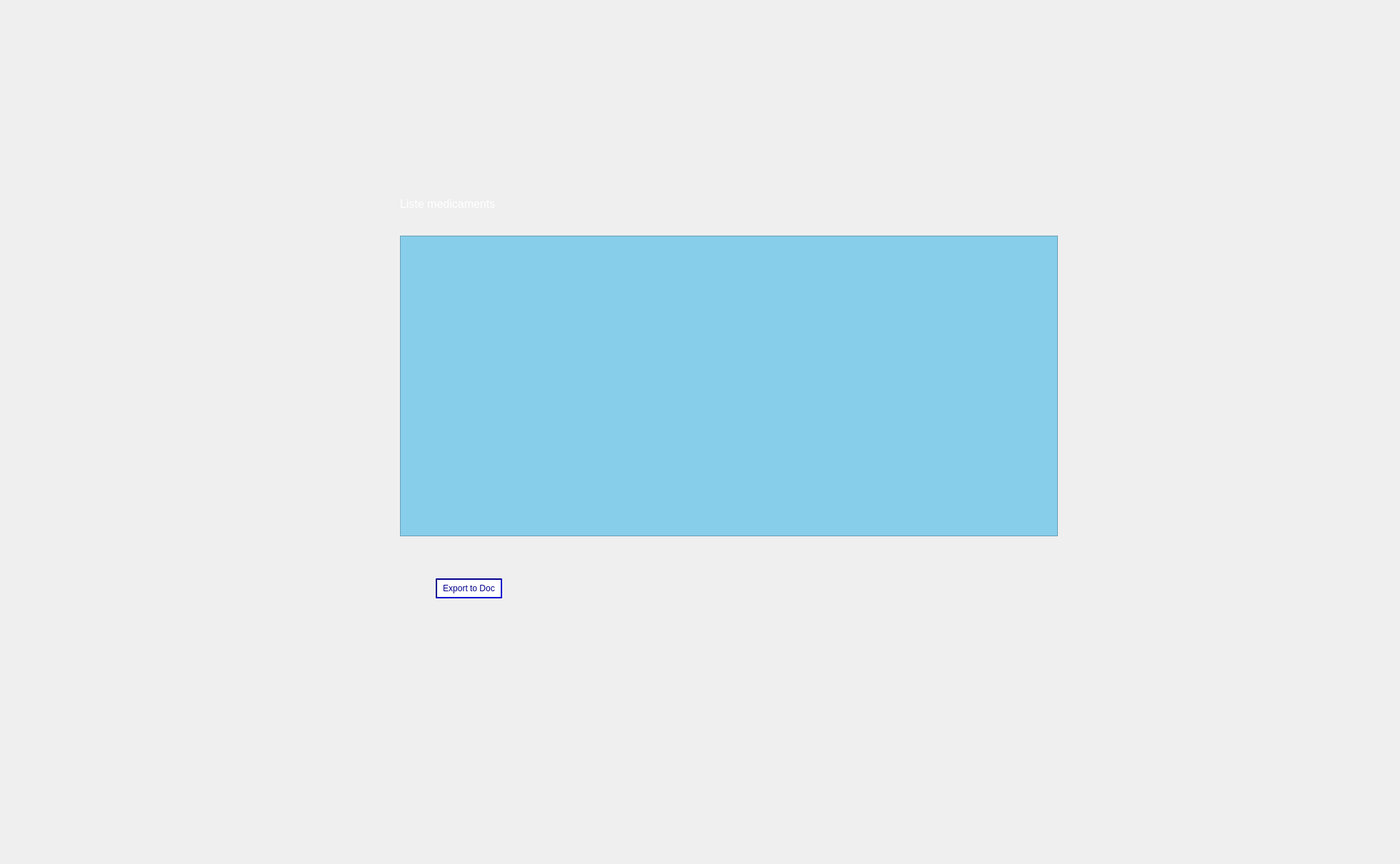
      <widget class="QWidget" name="tab_4">
       <attribute name="title">
        <string>Afficher medicaments</string>
       </attribute>
       <widget class="QLabel" name="label_9">
        <property name="geometry">
         <rect>
          <x>0</x>
          <y>-10</y>
          <width>1951</width>
          <height>1201</height>
         </rect>
        </property>
        <property name="text">
         <string/>
        </property>
        <property name="pixmap">
         <pixmap>../../Desktop/2A/Projet_C++/smart.jpg</pixmap>
        </property>
       </widget>
       <widget class="QTableView" name="table_medicament">
        <property name="geometry">
         <rect>
          <x>560</x>
          <y>330</y>
          <width>921</width>
          <height>421</height>
         </rect>
        </property>
        <property name="styleSheet">
         <string notr="true">background-color:skyblue;</string>
        </property>
       </widget>
       <widget class="QLabel" name="label_10">
        <property name="geometry">
         <rect>
          <x>560</x>
          <y>260</y>
          <width>221</width>
          <height>51</height>
         </rect>
        </property>
        <property name="font">
         <font>
          <pointsize>12</pointsize>
         </font>
        </property>
        <property name="styleSheet">
         <string notr="true">color:white</string>
        </property>
        <property name="text">
         <string>Liste medicaments</string>
        </property>
       </widget>
       <widget class="QPushButton" name="export_to_doc">
        <property name="geometry">
         <rect>
          <x>610</x>
          <y>810</y>
          <width>93</width>
          <height>28</height>
         </rect>
        </property>
        <property name="styleSheet">
         <string notr="true">color:darkblue ;
border-color:darkblue ;
border-style:solid;
border-width:2px;
background:white;
border-style: inset;</string>
        </property>
        <property name="text">
         <string>Export to Doc</string>
        </property>
       </widget>
      </widget>
